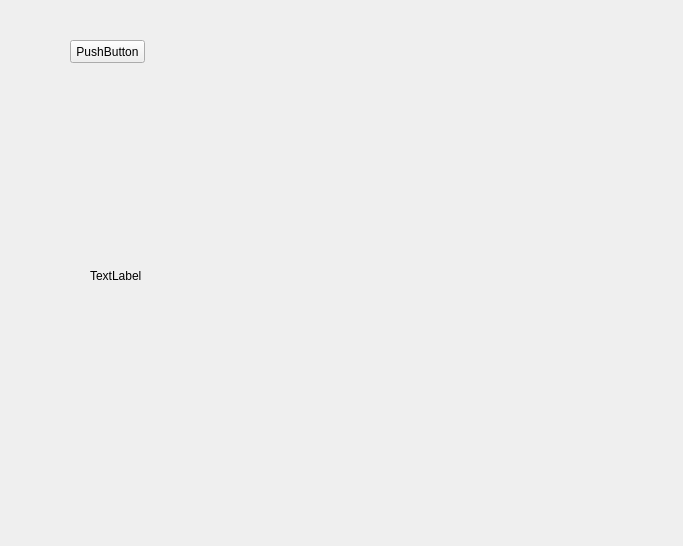
<?xml version="1.0" encoding="UTF-8"?>
<ui version="4.0">
 <class>Form</class>
 <widget class="QWidget" name="Form">
  <property name="geometry">
   <rect>
    <x>0</x>
    <y>0</y>
    <width>683</width>
    <height>546</height>
   </rect>
  </property>
  <property name="windowTitle">
   <string>Form</string>
  </property>
  <widget class="QLabel" name="label">
   <property name="geometry">
    <rect>
     <x>90</x>
     <y>130</y>
     <width>431</width>
     <height>291</height>
    </rect>
   </property>
   <property name="text">
    <string>TextLabel</string>
   </property>
  </widget>
  <widget class="QPushButton" name="pushButton">
   <property name="geometry">
    <rect>
     <x>70</x>
     <y>40</y>
     <width>75</width>
     <height>23</height>
    </rect>
   </property>
   <property name="text">
    <string>PushButton</string>
   </property>
  </widget>
 </widget>
 <resources/>
 <connections>
  <connection>
   <sender>pushButton</sender>
   <signal>clicked()</signal>
   <receiver>Form</receiver>
   <slot>image()</slot>
   <hints>
    <hint type="sourcelabel">
     <x>90</x>
     <y>45</y>
    </hint>
    <hint type="destinationlabel">
     <x>167</x>
     <y>95</y>
    </hint>
   </hints>
  </connection>
 </connections>
 <slots>
  <slot>image()</slot>
 </slots>
</ui>
